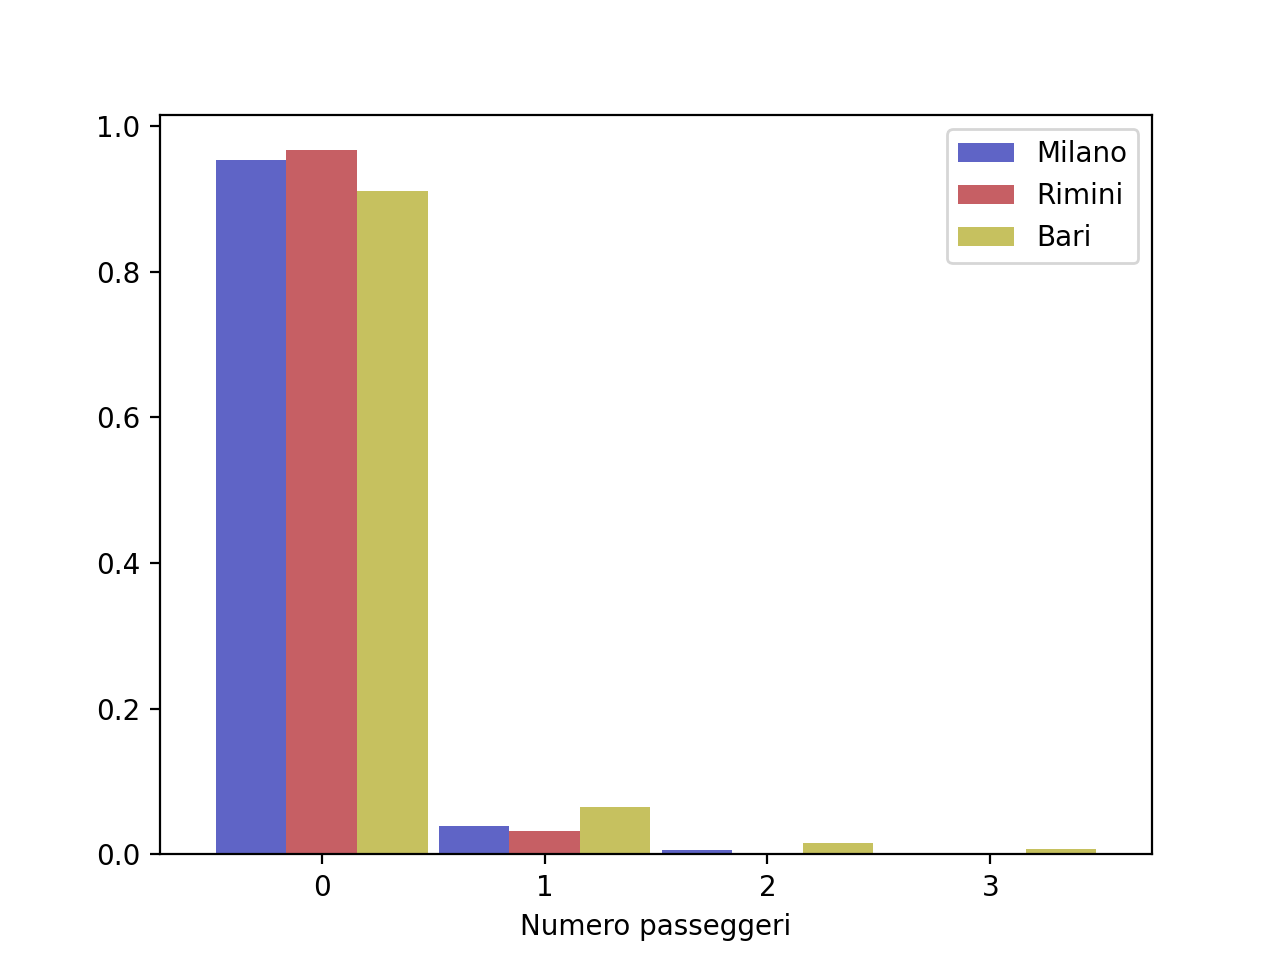

Python code for this plot:

import pandas as pd
import matplotlib.pyplot as plt
import sys
sys.path.append("src/")

data = pd.read_csv("dataset/incidenti/incidenti_2018.txt", sep="\t")


def count_people(row) -> int: 
    campi = ['veicolo__a___et__passegger36', 'veicolo__a___et__passegger39', 'veicolo__a___et__passegger42', 'veicolo__a___et__passegger45']

    count = 0
    for field in campi: 
        if row[field] != '     ' and row[field] != ' ':  
            count += 1

    return count


def get_people_in_vehicles(dataset : pd.DataFrame): 
    dataset = dataset[dataset['veicolo__a___sesso_conducente'] != ' ']
    res = {}
    for index in range(0, len(dataset)): 
        res[index] = 0

    for index, row in dataset.iterrows(): 
        res[index] = count_people(row)

    return pd.Series(res)


passenger_count_milano = get_people_in_vehicles(data[data['provincia'] == 15])
passenger_count_milano = passenger_count_milano[passenger_count_milano < 4]
passenger_count_milano = passenger_count_milano.value_counts(normalize=True).sort_index()

estate = data[data['trimestre'] == 2]
passenger_count_rimini = get_people_in_vehicles(estate[estate['provincia'] == 99])
passenger_count_rimini = passenger_count_rimini[passenger_count_rimini < 4]
passenger_count_rimini = passenger_count_rimini.value_counts(normalize=True).sort_index()

passenger_count_bari = get_people_in_vehicles(data[data['provincia'] == 72])
passenger_count_bari = passenger_count_bari[passenger_count_bari < 4]
passenger_count_bari = passenger_count_bari.value_counts(normalize=True).sort_index()

color_ls = ['#5f64c6', '#c65f64', '#c6c15f']

pd.DataFrame(
    [passenger_count_milano, passenger_count_rimini, passenger_count_bari],
    ['Milano', 'Rimini', 'Bari']
).transpose().plot.bar(width=0.95, color=color_ls)
plt.xticks(rotation=0)
plt.xlabel("Numero passeggeri")
plt.savefig("passeggeri_bar")
plt.show()
